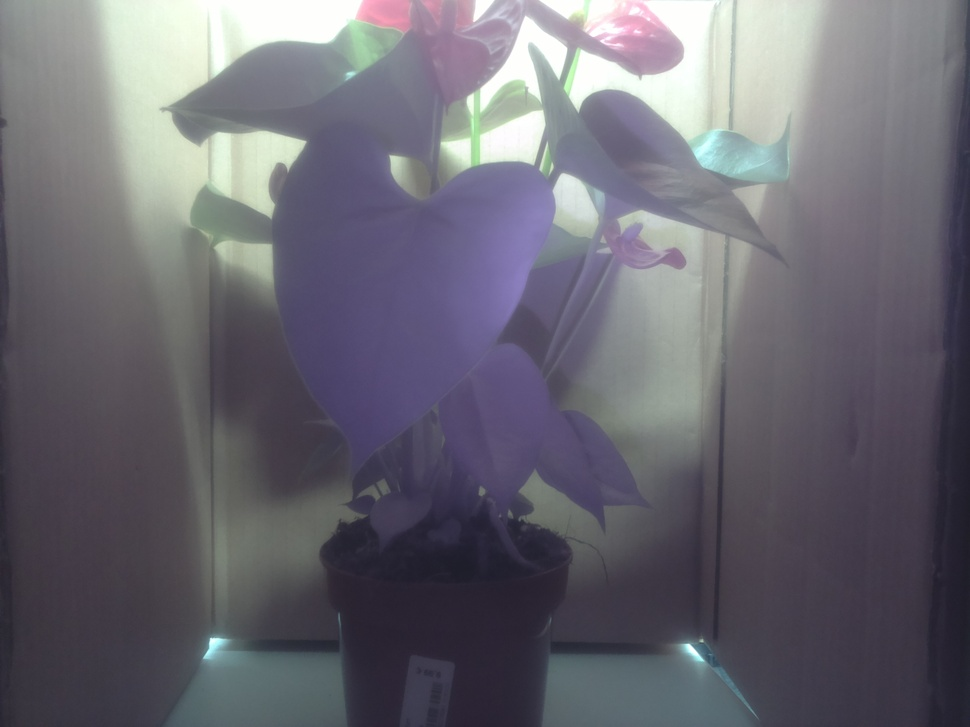
#> input picture images/blue.jpg, 970 x 727 px, shrunk from 2592 x 1944 before the run, found by its file name
$ python data_format.py   (Python 2 division)
#> lines starting #> are read from the running program, lines starting #| are printed output that depends on the picture

# coding: utf-8

# In[45]:

get_ipython().magic(u'matplotlib inline')
import cv2
from matplotlib import pyplot as plt
image = cv2.imread('blue.jpg')
#> image is the input picture: shape (727, 970, 3); mean B, G, R 114.5, 105.2, 106.7
plt.imshow(image)


# In[67]:

rbg = cv2.split(image)
hsvimage = cv2.cvtColor(image, cv2.COLOR_RGB2HSV)
#> hsvimage: shape (727, 970, 3); mean H, S, V 125.5, 36.9, 116.9
hsv = cv2.split(hsvimage)
newR = (-(rbg[0]-rbg[1])/(rbg[0]+rbg[1]))+150
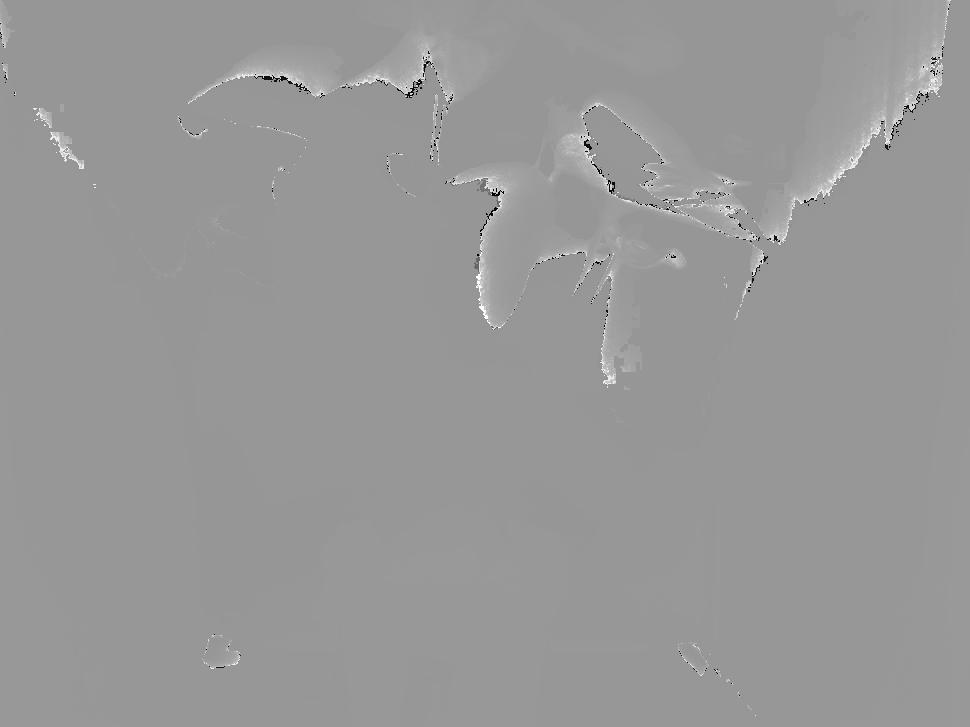
#> newR: shape (727, 970); min 0, max 253, mean 151.9
print newR
#> (printed output is left out)
hsvimage = cv2.merge([newR, rbg[1], rbg[2]])
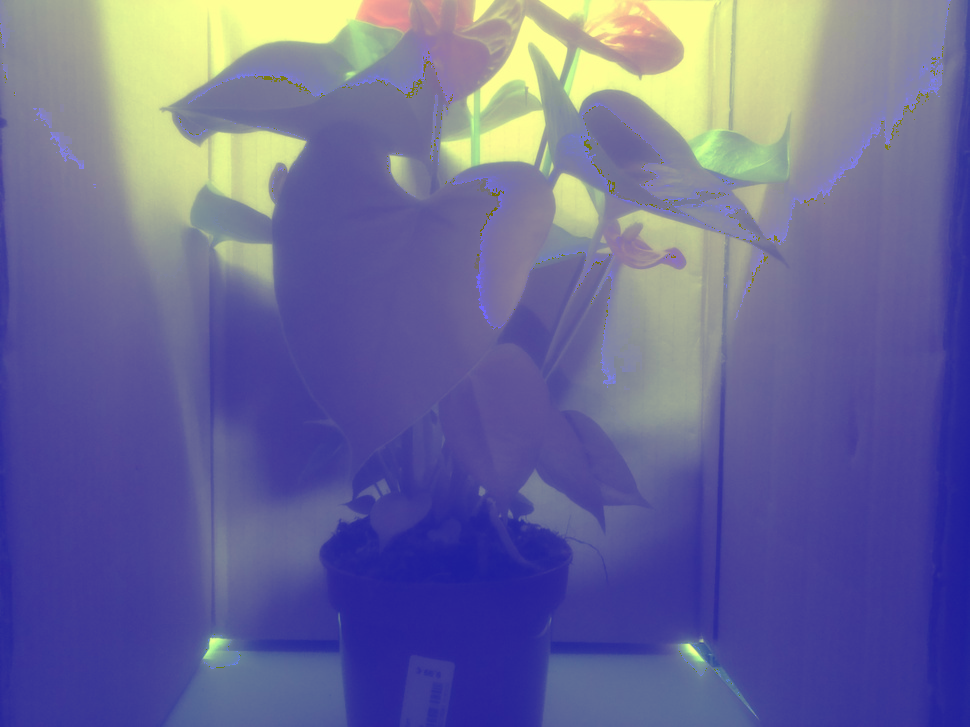
#> hsvimage: shape (727, 970, 3); mean of channels 0, 1, 2 151.9, 105.2, 106.7; drawn as B, G, R
plt.imshow(hsvimage)
cv2.imwrite('converted.jpg', hsvimage)
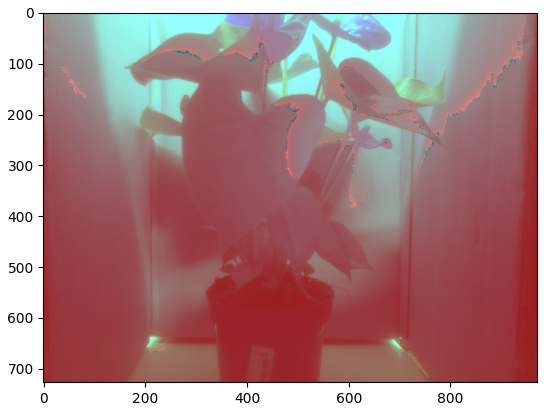
#> figure drawn by matplotlib, 1 panel; B, G, R data is drawn as R, G, B
